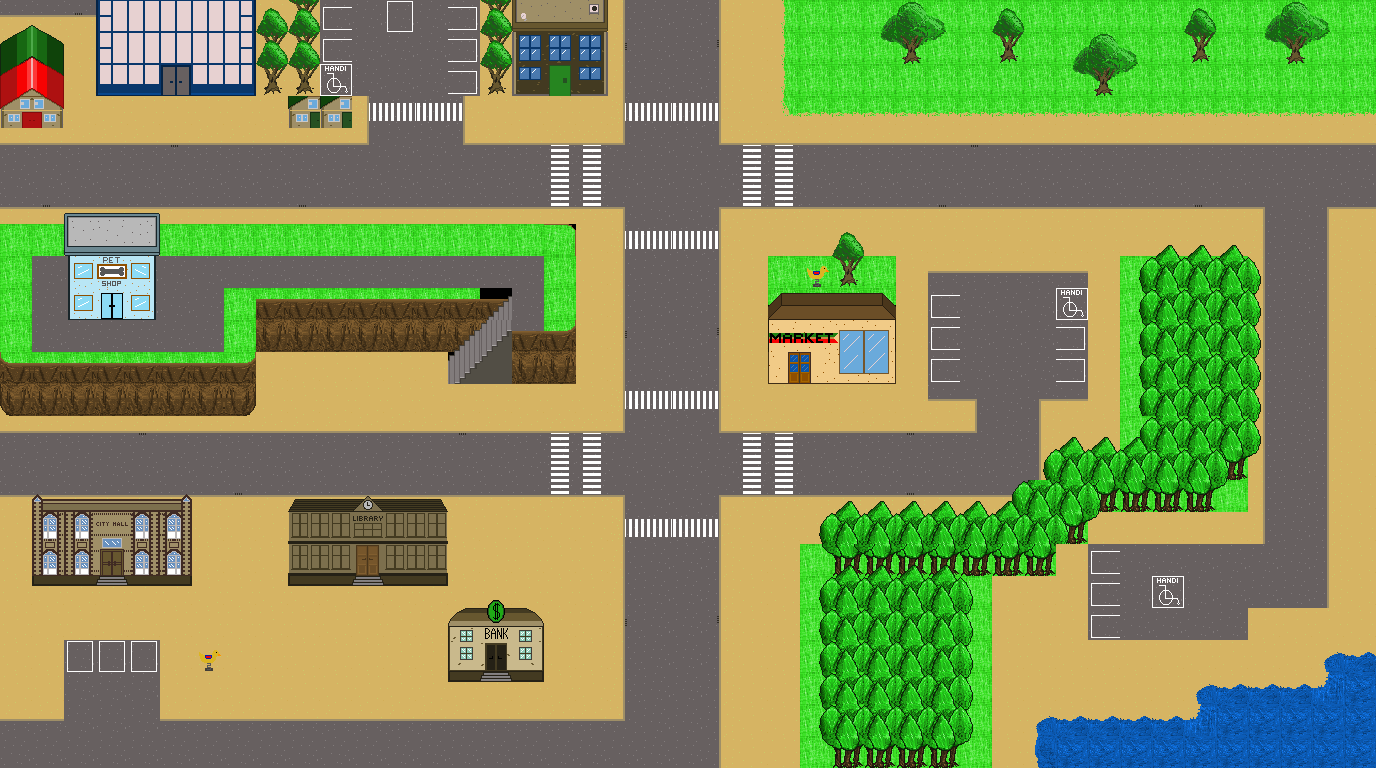

Rendered tile map (Tiled .tmx) drawn with the repository's tilesets; below, a short description and the map source with its tile grids summarised:
An orthogonal 43x24 tile map with 32x32 px tiles, 7 tile layers (Ground, TopGround, Obstacles, ChairObstacles, ...).

<map version="1.2" tiledversion="1.2.1" orientation="orthogonal" renderorder="right-down" width="43" height="24" tilewidth="32" tileheight="32" infinite="0" nextlayerid="8" nextobjectid="1">
 <tileset firstgid="1" name="myTileset" tilewidth="32" tileheight="32" tilecount="418" columns="19">
  <image source="TILEgame.png" width="608" height="704" />
 </tileset>
 <layer id="1" name="Ground" width="43" height="24">
  <data>[1032 cells, 1014 non-empty, 24 distinct tile ids]</data>
 </layer>
 <layer id="5" name="TopGround" width="43" height="24">
  <data>[1032 cells, 61 non-empty, 21 distinct tile ids]</data>
 </layer>
 <layer id="2" name="Obstacles" width="43" height="24">
  <data>[1032 cells, 332 non-empty, 52 distinct tile ids]</data>
 </layer>
 <layer id="4" name="ChairObstacles" width="43" height="24">
  <data>[1032 cells, 121 non-empty, 11 distinct tile ids]</data>
 </layer>
 <layer id="7" name="Veterinaire" width="43" height="24">
  <data>[1032 cells, 8 non-empty, 5 distinct tile ids]</data>
 </layer>
 <layer id="6" name="CliffLimit" width="43" height="24">
  <data>[1032 cells, 84 non-empty, 8 distinct tile ids]</data>
 </layer>
 <layer id="3" name="Above" width="43" height="24">
  <data>[1032 cells, 140 non-empty, 48 distinct tile ids]</data>
 </layer>
</map>
